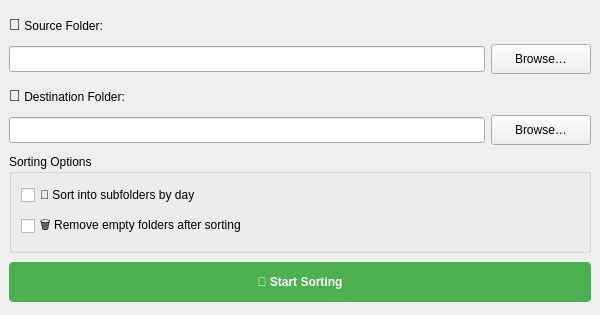
<?xml version="1.0" encoding="UTF-8"?>
<ui version="4.0">
 <class>MainWindow</class>
 <widget class="QMainWindow" name="MainWindow">
  <property name="geometry">
   <rect>
    <x>0</x>
    <y>0</y>
    <width>600</width>
    <height>315</height>
   </rect>
  </property>
  <property name="minimumSize">
   <size>
    <width>600</width>
    <height>315</height>
   </size>
  </property>
  <property name="maximumSize">
   <size>
    <width>16777215</width>
    <height>315</height>
   </size>
  </property>
  <property name="windowTitle">
   <string>Photo Organizer v3.0</string>
  </property>
  <widget class="QWidget" name="centralwidget">
   <layout class="QVBoxLayout" name="verticalLayout">
    <item>
     <layout class="QGridLayout" name="gridLayout_source">
      <property name="leftMargin">
       <number>0</number>
      </property>
      <property name="topMargin">
       <number>0</number>
      </property>
      <property name="rightMargin">
       <number>0</number>
      </property>
      <property name="bottomMargin">
       <number>0</number>
      </property>
      <item row="1" column="2">
       <widget class="QPushButton" name="btnBrowseSource">
        <property name="minimumSize">
         <size>
          <width>90</width>
          <height>30</height>
         </size>
        </property>
        <property name="maximumSize">
         <size>
          <width>100</width>
          <height>30</height>
         </size>
        </property>
        <property name="text">
         <string>Browse…</string>
        </property>
       </widget>
      </item>
      <item row="1" column="0" colspan="2">
       <widget class="QLineEdit" name="lineEditSource">
        <property name="maximumSize">
         <size>
          <width>16777215</width>
          <height>26</height>
         </size>
        </property>
       </widget>
      </item>
      <item row="0" column="0" colspan="3">
       <widget class="QLabel" name="labelSource">
        <property name="maximumSize">
         <size>
          <width>16777215</width>
          <height>30</height>
         </size>
        </property>
        <property name="text">
         <string>&lt;html&gt;&lt;head/&gt;&lt;body&gt;&lt;p&gt;&lt;span style=&quot; font-size:12pt;&quot;&gt;📂&lt;/span&gt; Source Folder:&lt;/p&gt;&lt;/body&gt;&lt;/html&gt;</string>
        </property>
        <property name="buddy">
         <cstring>btnBrowseSource</cstring>
        </property>
       </widget>
      </item>
     </layout>
    </item>
    <item>
     <layout class="QGridLayout" name="gridLayout_Destination">
      <property name="leftMargin">
       <number>0</number>
      </property>
      <property name="topMargin">
       <number>0</number>
      </property>
      <property name="rightMargin">
       <number>0</number>
      </property>
      <property name="bottomMargin">
       <number>0</number>
      </property>
      <item row="1" column="2">
       <widget class="QPushButton" name="btnBrowseDestination">
        <property name="minimumSize">
         <size>
          <width>90</width>
          <height>30</height>
         </size>
        </property>
        <property name="maximumSize">
         <size>
          <width>100</width>
          <height>30</height>
         </size>
        </property>
        <property name="text">
         <string>Browse…</string>
        </property>
       </widget>
      </item>
      <item row="1" column="0" colspan="2">
       <widget class="QLineEdit" name="lineEditDestination">
        <property name="maximumSize">
         <size>
          <width>16777215</width>
          <height>26</height>
         </size>
        </property>
       </widget>
      </item>
      <item row="0" column="0" colspan="3">
       <widget class="QLabel" name="labelDestination">
        <property name="maximumSize">
         <size>
          <width>16777215</width>
          <height>30</height>
         </size>
        </property>
        <property name="text">
         <string>&lt;html&gt;&lt;head/&gt;&lt;body&gt;&lt;p&gt;&lt;span style=&quot; font-size:12pt;&quot;&gt;📁&lt;/span&gt; Destination Folder:&lt;/p&gt;&lt;/body&gt;&lt;/html&gt;</string>
        </property>
        <property name="buddy">
         <cstring>btnBrowseDestination</cstring>
        </property>
       </widget>
      </item>
     </layout>
    </item>
    <item>
     <widget class="QGroupBox" name="groupBoxOptions">
      <property name="minimumSize">
       <size>
        <width>578</width>
        <height>99</height>
       </size>
      </property>
      <property name="maximumSize">
       <size>
        <width>16777215</width>
        <height>99</height>
       </size>
      </property>
      <property name="title">
       <string>Sorting Options</string>
      </property>
      <property name="checkable">
       <bool>false</bool>
      </property>
      <layout class="QVBoxLayout" name="optionsLayout">
       <item>
        <widget class="QCheckBox" name="checkBoxSortByDay">
         <property name="maximumSize">
          <size>
           <width>16777215</width>
           <height>24</height>
          </size>
         </property>
         <property name="text">
          <string>📅 Sort into subfolders by day</string>
         </property>
        </widget>
       </item>
       <item>
        <widget class="QCheckBox" name="checkBoxRemoveEmpty">
         <property name="text">
          <string>🗑️ Remove empty folders after sorting</string>
         </property>
        </widget>
       </item>
      </layout>
     </widget>
    </item>
    <item>
     <widget class="QPushButton" name="btnStartSorting">
      <property name="enabled">
       <bool>true</bool>
      </property>
      <property name="minimumSize">
       <size>
        <width>25</width>
        <height>40</height>
       </size>
      </property>
      <property name="styleSheet">
       <string notr="true">
       QPushButton {
           background-color: #4CAF50;
           color: white;
           font-weight: bold;
           border-radius: 4px;
       }
       QPushButton:hover {
           background-color: #45A049;
       }
      </string>
      </property>
      <property name="text">
       <string>🚀 Start Sorting</string>
      </property>
     </widget>
    </item>
   </layout>
  </widget>
 </widget>
 <tabstops>
  <tabstop>btnBrowseSource</tabstop>
  <tabstop>btnBrowseDestination</tabstop>
  <tabstop>checkBoxSortByDay</tabstop>
  <tabstop>checkBoxRemoveEmpty</tabstop>
  <tabstop>btnStartSorting</tabstop>
  <tabstop>lineEditSource</tabstop>
  <tabstop>lineEditDestination</tabstop>
 </tabstops>
 <resources/>
 <connections/>
</ui>
